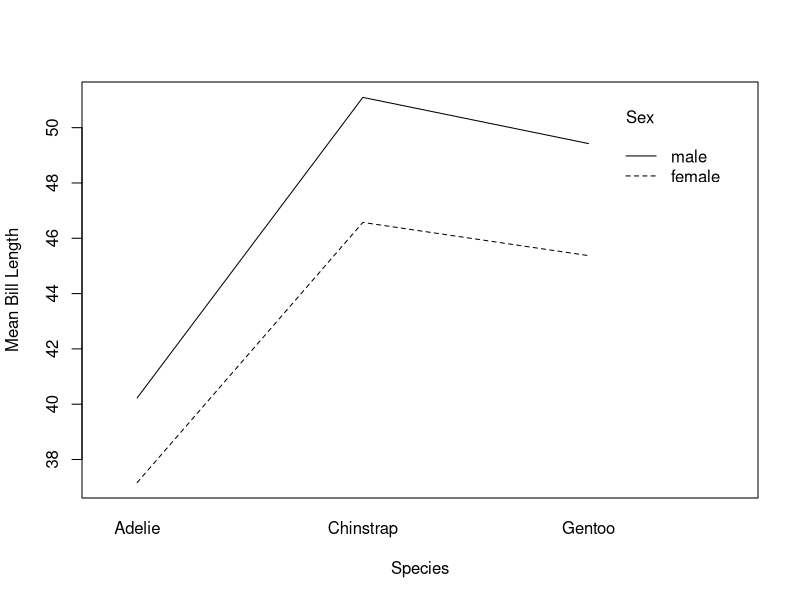

Source code (R):
## ---- chunk 1
hw_data <- read.csv("../lab/data/penguins_103b.csv")
## ---- chunk 2
fact_anova <- aov(bill_length_mm ~ species*sex, data = hw_data)
summary(fact_anova)
## ---- chunk 3
TukeyHSD(fact_anova, which = "species")
## ---- chunk 4
tapply(hw_data$bill_length_mm, hw_data$sex, mean)
## ---- chunk 5
interaction.plot(hw_data$species,
                 hw_data$sex,
                 hw_data$bill_length_mm,
                 type = "l",
                 xlab = "Species",
                 ylab = "Mean Bill Length",
                 trace.label = "Sex")
